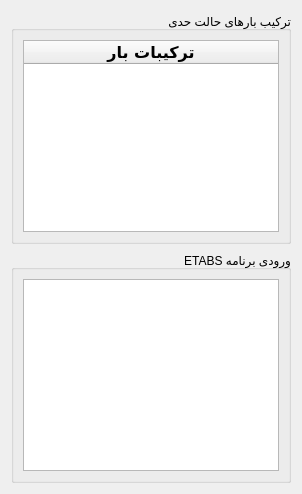
          <widget class="QWidget" name="tab_3">
           <attribute name="title">
            <string>LRFD</string>
           </attribute>
           <layout class="QVBoxLayout" name="verticalLayout_13">
            <item>
             <widget class="QGroupBox" name="grBox_T3_1">
              <property name="title">
               <string>ترکیب بارهای حالت حدی</string>
              </property>
              <property name="alignment">
               <set>Qt::AlignRight|Qt::AlignTrailing|Qt::AlignVCenter</set>
              </property>
              <layout class="QVBoxLayout" name="verticalLayout_12">
               <item>
                <widget class="QTableWidget" name="table_T3_GB1_1">
                 <attribute name="horizontalHeaderCascadingSectionResizes">
                  <bool>false</bool>
                 </attribute>
                 <attribute name="horizontalHeaderMinimumSectionSize">
                  <number>50</number>
                 </attribute>
                 <attribute name="horizontalHeaderDefaultSectionSize">
                  <number>50</number>
                 </attribute>
                 <attribute name="horizontalHeaderShowSortIndicator" stdset="0">
                  <bool>false</bool>
                 </attribute>
                 <attribute name="horizontalHeaderStretchLastSection">
                  <bool>true</bool>
                 </attribute>
                 <attribute name="verticalHeaderCascadingSectionResizes">
                  <bool>false</bool>
                 </attribute>
                 <attribute name="verticalHeaderMinimumSectionSize">
                  <number>30</number>
                 </attribute>
                 <attribute name="verticalHeaderDefaultSectionSize">
                  <number>30</number>
                 </attribute>
                 <attribute name="verticalHeaderHighlightSections">
                  <bool>false</bool>
                 </attribute>
                 <attribute name="verticalHeaderShowSortIndicator" stdset="0">
                  <bool>false</bool>
                 </attribute>
                 <attribute name="verticalHeaderStretchLastSection">
                  <bool>true</bool>
                 </attribute>
                 <column>
                  <property name="text">
                   <string>ترکیبات بار</string>
                  </property>
                  <property name="font">
                   <font>
                    <family>B Nazanin</family>
                    <pointsize>12</pointsize>
                    <weight>75</weight>
                    <bold>true</bold>
                   </font>
                  </property>
                  <property name="textAlignment">
                   <set>AlignCenter</set>
                  </property>
                 </column>
                </widget>
               </item>
              </layout>
             </widget>
            </item>
            <item>
             <widget class="QGroupBox" name="grBox_T3_2">
              <property name="title">
               <string>ETABS ورودی برنامه</string>
              </property>
              <property name="alignment">
               <set>Qt::AlignRight|Qt::AlignTrailing|Qt::AlignVCenter</set>
              </property>
              <layout class="QVBoxLayout" name="verticalLayout_11">
               <item>
                <widget class="QPlainTextEdit" name="plainTextEdit_T3_GB2_1"/>
               </item>
              </layout>
             </widget>
            </item>
           </layout>
          </widget>
